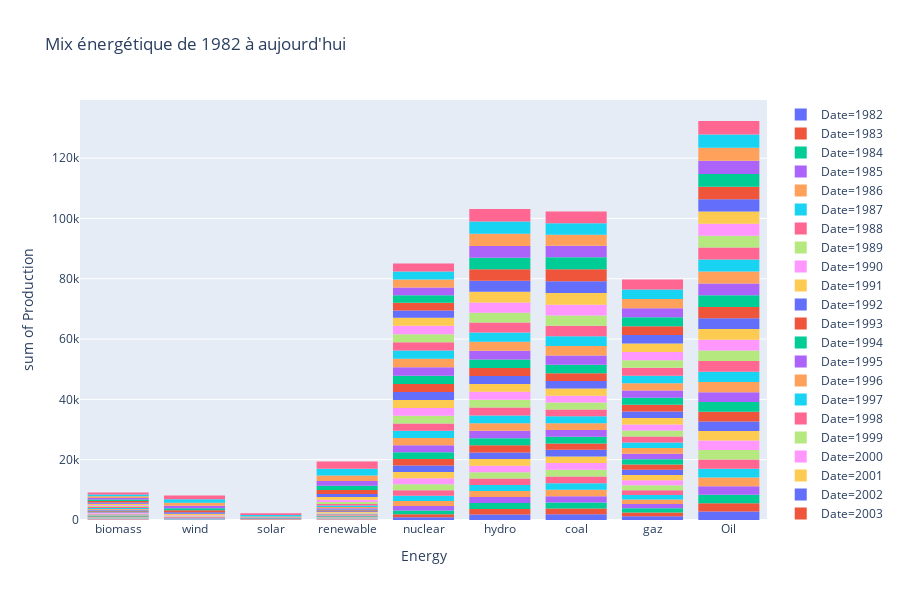

The cell this chart's notebook holds for it:
### Code cell
px.histogram(final_df[final_df['Country']!='World'],x="Energy",y="Production",histfunc='sum',color='Date', title="Mix énergétique de 1982 à aujourd'hui")
